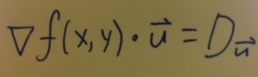
#> input picture test_images/IMG_1330.JPG, 258 x 77 px, found by its file name
$ python test1.py   (older library calls are emulated)
#> lines starting #> are read from the running program, lines starting #| are printed output that depends on the picture; after the words box and inside, x2 and y2 are one past the last pixel; in counts of white or black regions, pixels touching at a corner belong together
import cv2
import numpy as np
import math

img = cv2.imread('test_images/img_1330.jpg', 0)
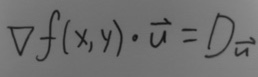
#> img: shape (77, 258); min 17, max 145, mean 112
_, img = cv2.threshold(img, 100, 255, cv2.THRESH_BINARY_INV)
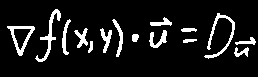
#> img: shape (77, 258); 9.8% white; 15 white regions
_, contours, __ = cv2.findContours(img, cv2.RETR_LIST, cv2.CHAIN_APPROX_NONE)
#> contours = 16 contours; largest, box (x1, y1, x2, y2) and area: (7, 26, 35, 56) 406, (13, 28, 32, 51) 222, (35, 9, 61, 62) 200, (204, 13, 235, 59) 197, (149, 30, 167, 48) 110
# _, img = cv2.threshold(img, 100, 255, cv2.THRESH_BINARY)
cv2.imshow('before contours', img)
cv2.waitKey(0)
img = cv2.drawContours(img, contours, -1, (255, 255, 255), thickness=1)
cv2.imshow('after contours', img)
cv2.waitKey(0)

for i, c in enumerate(contours):
    x, y, w, h = cv2.boundingRect(c)

    if w < 5 or h < 5:
        continue

    new = img[y:y + h, x:x + w]
    new = cv2.resize(new, (64, 64))

    # cv2.imshow('images', new)
    # cv2.waitKey(0)

    cv2.imwrite('img' + str(i) + '.jpg', new)
#> this loop made 16 passes
#> (x, y, w, h) on passes 1 to 12: (234, 47, 15, 10), (88, 41, 5, 12), (183, 39, 14, 4), (235, 37, 21, 8), (132, 34, 7, 8), (149, 30, 18, 18), (13, 28, 19, 23), (181, 28, 16, 4), (100, 28, 12, 25), (74, 28, 14, 20), (7, 26, 28, 30), (112, 19, 11, 38)
#> pass 1, `new = cv2.resize(new, (64, 64))`:
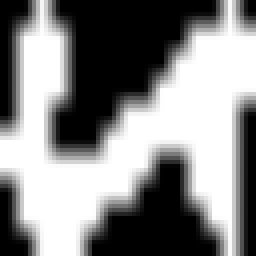
#> new: shape (64, 64) (shown 4 times larger); min 0, max 255, mean 134.4
#> pass 2, `new = cv2.resize(new, (64, 64))`:
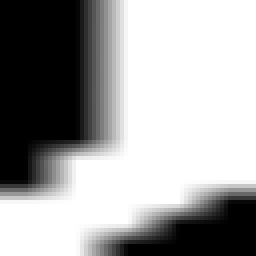
#> new: shape (64, 64) (shown 4 times larger); min 0, max 255, mean 161.5

cv2.destroyAllWindows()
